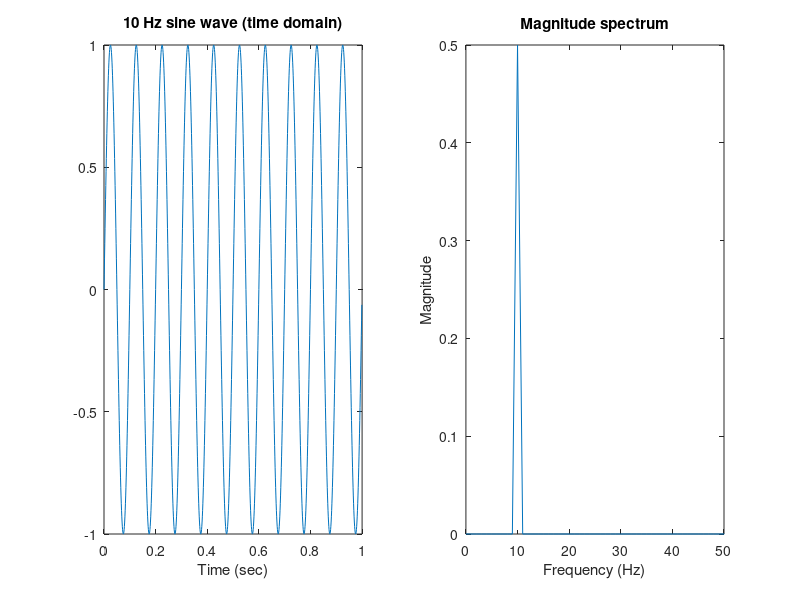
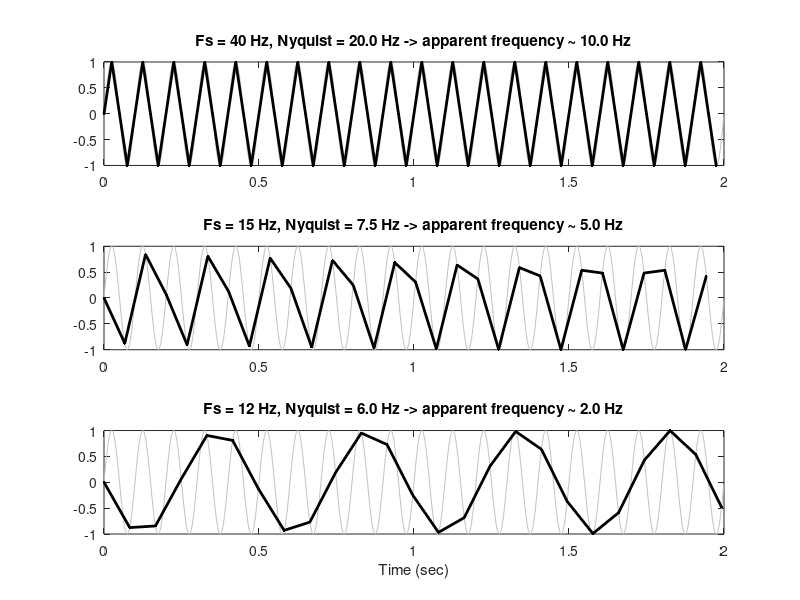
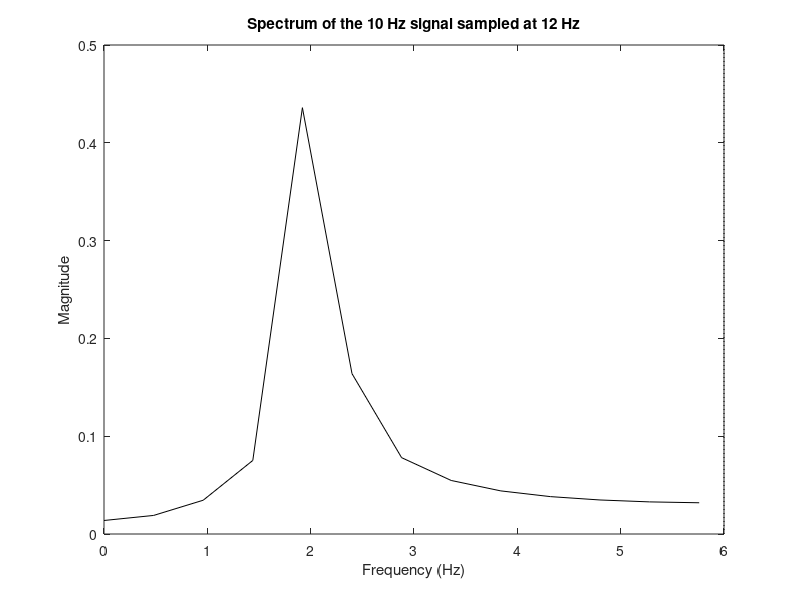
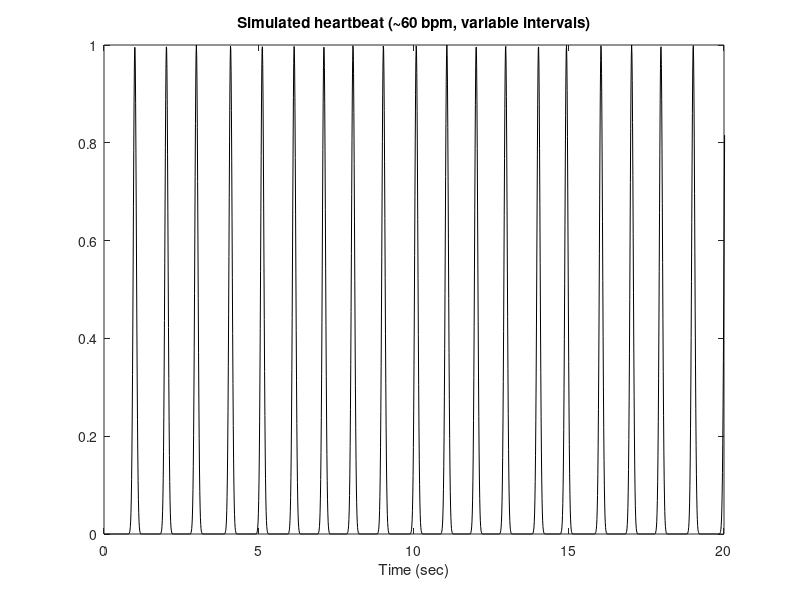

MATLAB code to generate these figures, in order:
%% Lab 15: Sampling, Aliasing, and Smoothing
% Companion to: https://torwager.github.io/elements-of-fmri-tutorials/book/part3/ch15-spatial-and-temporal-resolution
%[text] This lab builds hands-on intuition for the temporal and spatial resolution
%[text] limits discussed in Chapter 15 of *Elements of fMRI Analysis*. You will
%[text] construct sine waves and examine them with the fast Fourier transform (FFT),
%[text] watch a fast signal get *aliased* to a slow one when sampled below the
%[text] Nyquist limit, alias a simulated heartbeat by sampling it at typical fMRI
%[text] TRs, and measure what spatial smoothing does to small versus large activations.
%[text]
%[text] **Requirements:** base MATLAB. CANlab helper functions are used where noted
%[text] (CanlabCore on your path: github.com/canlab/CanlabCore), with base-MATLAB
%[text] equivalents shown so the script runs either way.
%[text]
%[text] Adapted from the CANlab tutorial "Signal basics, fft, and aliasing"
%[text] (canlab.github.io) and github.com/canlab/FMRI_simulations.

%% 1. Sine waves and the FFT
%[text] A sine wave is defined by its frequency F (Hz), amplitude, and phase theta:
%[text] $y(t) = \sin(2 \pi F t + \theta)$. We simulate one at a high sampling
%[text] frequency Fs — think of this as the "ground truth" signal before the scanner
%[text] samples it. The FFT re-expresses the signal as power at each frequency; the
%[text] highest representable frequency is the **Nyquist limit**, Fs/2.

Fs = 1000;            % Sampling frequency (samples/sec)
L = 1000;             % Length of signal (samples) -> 1 sec
t = (0:L-1) / Fs;     % Time vector (sec)

F = 10;               % Frequency of sine wave (Hz)
theta = 0;            % Phase (radians)
y = sin(2 * pi * F * t + theta);

yf = abs(fft(y)) / L;         % magnitude spectrum
f = Fs * (0:(L-1)) / L;       % frequency of each FFT coefficient

figure;
subplot(1, 2, 1); plot(t, y)
xlabel('Time (sec)'), title(sprintf('%d Hz sine wave (time domain)', F))
subplot(1, 2, 2); plot(f, yf)
xlim([0 50]), xlabel('Frequency (Hz)'), ylabel('Magnitude')
title('Magnitude spectrum')

nyquist = Fs / 2;     % Any signal faster than this will be aliased
fprintf('Nyquist limit = Fs/2 = %d Hz\n', nyquist);

%[text] **Try it:** change F to 20, or set theta = pi/2 (turning sine into cosine).
%[text] The spectral peak moves with F; phase changes do not move the magnitude peak.
%[text] With CanlabCore on your path, try create_figure('sin wave') and
%[text] plot_vertical_line(nyquist) for CANlab-style figures.

%% 2. Aliasing: sampling a fast signal too slowly
%[text] The Nyquist theorem says we need more than 2 samples per cycle to represent
%[text] a periodic signal. Sampled more slowly, the signal is *reflected around the
%[text] Nyquist frequency* and appears as a spurious slow oscillation — aliasing.
%[text] Here a 10 Hz wave is re-sampled at 40, 15, and 12 Hz. Predicted apparent
%[text] frequency: |F - round(F/Fs_new)*Fs_new|.

Fs = 1000;              % Fs = dense "ground truth" sampling rate (Hz)
dur = 2;                % dur = signal duration (s)
t = 0:1/Fs:dur - 1/Fs;  % time vector (s)
F = 10;                 % F = true signal frequency (Hz)
y = sin(2 * pi * F * t);

new_rates = [40 15 12]; % slower sampling rates to test (Hz)
figure;
for i = 1:3
    fs_new = new_rates(i);
    step = round(Fs / fs_new);
    alias_f = abs(F - round(F / fs_new) * fs_new);

    subplot(3, 1, i);
    plot(t, y, 'Color', [.75 .75 .75]); hold on
    plot(t(1:step:end), y(1:step:end), 'k.-', 'LineWidth', 2);
    title(sprintf('Fs = %d Hz, Nyquist = %3.1f Hz -> apparent frequency ~ %3.1f Hz', ...
        fs_new, fs_new / 2, alias_f));
end
xlabel('Time (sec)')

%[text] At 40 Hz the samples trace the 10 Hz wave faithfully. At 15 Hz (Nyquist
%[text] 7.5 Hz) the signal folds to 5 Hz; at 12 Hz (Nyquist 6 Hz) it appears at
%[text] 2 Hz — a slow, entirely artifactual oscillation. Confirm in the frequency
%[text] domain:

fs_new = 12;                 % Nyquist = 6 Hz, below the 10 Hz signal
step = round(Fs / fs_new);   % keep every step-th sample of the dense signal
ysub = y(1:step:end);  n = numel(ysub);
fsub = (0:floor(n/2)) / (n / fs_new);
msub = abs(fft(ysub)) / n;  msub = msub(1:floor(n/2) + 1);

figure; plot(fsub, msub, 'k'); hold on
plot([fs_new/2 fs_new/2], ylim, 'k:')   % Nyquist limit (or: plot_vertical_line)
xlabel('Frequency (Hz)'), ylabel('Magnitude')
title('Spectrum of the 10 Hz signal sampled at 12 Hz')

[~, imax] = max(msub);
fprintf('Spectral peak at %3.2f Hz (true frequency: %d Hz)\n', fsub(imax), F);

%% 3. Aliasing a heartbeat at fMRI TRs
%[text] The cardiac cycle produces a periodic artifact at roughly 1 Hz (60 bpm),
%[text] far faster than task-related BOLD fluctuations (below ~0.1 Hz). Whether the
%[text] heartbeat stays separable from the task depends on the TR. We simulate a
%[text] spiky heartbeat with beat-to-beat variability, then sample it once per TR.

rng(2026);                          % seed for reproducible simulations
fs = 100;                           % fs = simulation rate (Hz) — plenty for a ~1 Hz signal
dur = 300;                          % dur = duration (s): 5 minutes, a short fMRI run
t = 0:1/fs:dur - 1/fs;

intervals = 1 + 0.06 * randn(round(dur * 1.2), 1);   % mean 1 s between beats (60 bpm), sd = 0.06 s jitter
intervals = min(max(intervals, 0.7), 1.4);
beat_times = cumsum(intervals);
beat_times = beat_times(beat_times < dur - 1);

heart = zeros(size(t));
for i = 1:numel(beat_times)
    heart = heart + exp(-(t - beat_times(i)).^2 / (2 * 0.05^2));  % brief pulse
end

figure; plot(t, heart, 'k'); xlim([0 20])
xlabel('Time (sec)'), title('Simulated heartbeat (~60 bpm, variable intervals)')

%[text] Sample at three TRs and inspect time and frequency domains. The task band
%[text] (~0.005–0.1 Hz) is where block and event-related designs live.

TRs = [0.5 1.0 2.0];    % TR = time between volumes (s)
figure;
for i = 1:3
    TR = TRs(i);
    step = round(TR * fs);
    samp = heart(1:step:end);
    ts = (0:numel(samp) - 1) * TR;
    nyq = 1 / (2 * TR);

    subplot(3, 2, 2*i - 1)
    plot(t, heart, 'Color', [.8 .8 .8]); hold on
    plot(ts, samp, '.-', 'Color', [.5 0 .5], 'LineWidth', 1.5)
    xlim([0 20]), xlabel('Time (sec)'), title(sprintf('TR = %3.1f s', TR))

    n = numel(samp);
    fsamp = (0:floor(n/2)) / (n * TR);
    msamp = abs(fft(samp - mean(samp))) / n;  msamp = msamp(1:floor(n/2) + 1);
    subplot(3, 2, 2*i)
    plot(fsamp, msamp, 'Color', [.5 0 .5]); hold on
    plot([nyq nyq], ylim, 'k:')
    xlim([0 1.1]), xlabel('Frequency (Hz)')
    title(sprintf('Nyquist = %3.2f Hz', nyq))
end

%[text] Quantify how much cardiac power lands in the task band at each TR:

fprintf('\nFraction of sampled cardiac power in the task band (0.005-0.1 Hz):\n');
for TR = [0.4 0.5 1.0 2.0 3.0]      % TRs from fast multiband to slow standard sampling
    samp = heart(1:round(TR * fs):end);
    n = numel(samp);
    fsamp = (0:floor(n/2)) / (n * TR);
    p = abs(fft(samp - mean(samp))).^2;  p = p(1:floor(n/2) + 1);
    in_band = sum(p(fsamp > 0.005 & fsamp < 0.1)) / sum(p(2:end));
    fprintf('  TR = %3.1f s (Nyquist %4.2f Hz): %5.1f %%\n', TR, 1/(2*TR), 100 * in_band);
end

%[text] Short TRs keep cardiac power near 1 Hz, out of the task band, where it can
%[text] be filtered or modeled. At TR = 2–3 s much of it aliases into task
%[text] frequencies and becomes inseparable from activation — one reason modern
%[text] multiband protocols push TR below ~0.5 s.

%% 4. Is smoothing lossy? Small vs. large activations
%[text] Spatial smoothing suppresses noise and absorbs some inter-subject
%[text] misalignment, but it acts as a matched filter: it attenuates activations
%[text] smaller than the kernel. We simulate a 1-D strip of cortex (1 voxel = 1 mm)
%[text] with two equal-amplitude activations — narrow (~3.5 mm FWHM) and broad
%[text] (~19 mm FWHM) — plus noise, then smooth with an 8 mm FWHM Gaussian.
%[text] Inspired by is_smoothing_lossy.m in github.com/canlab/FMRI_simulations.

rng(1);                                        % seed for reproducible noise
n_vox = 200;                                   % n_vox = number of voxels in the 1-D strip
x = (1:n_vox)';                                % position along the strip: 1 voxel = 1 mm
fwhm2sig = 1 / (2 * sqrt(2 * log(2)));         % FWHM -> Gaussian sigma

small = 2 * exp(-(x - 60).^2 / (2 * 1.5^2));   % ~3.5 mm FWHM activation
large = 2 * exp(-(x - 140).^2 / (2 * 8^2));    % ~19 mm FWHM activation
truth = small + large;
y = truth + randn(n_vox, 1);                   % noise sd = 1

kernel_fwhm = 8;                   % kernel_fwhm = smoothing kernel FWHM (mm), a typical choice
sig = kernel_fwhm * fwhm2sig;      % convert FWHM -> Gaussian sigma
kx = (-20:20)';                    % kernel support: +/- 20 mm
kern = exp(-kx.^2 / (2 * sig^2));  kern = kern / sum(kern);
ysmooth = conv(y, kern, 'same');

figure;
plot(x, y, 'Color', [.75 .75 .75]); hold on
plot(x, ysmooth, 'k', 'LineWidth', 2)
plot(x, truth, 'r--', 'LineWidth', 1.5)
legend({'Noisy data', 'Smoothed (8 mm FWHM)', 'True signal'})
xlabel('Position (mm)'), ylabel('Signal')
title('Equal-amplitude activations: narrow (left) vs. broad (right)')

fprintf('\nTrue peak amplitude, both blobs:      2.00\n');
fprintf('Smoothed peak, narrow blob (~3.5 mm): %3.2f\n', max(ysmooth(50:70)));
fprintf('Smoothed peak, broad blob (~19 mm):   %3.2f\n', max(ysmooth(130:150)));

%[text] The broad activation survives nearly intact; the narrow one — same true
%[text] amplitude — is flattened and could fall below a statistical threshold.
%[text] Sweep the activation width to see attenuation vs. detection sensitivity:

blob_fwhms = [2 3.5 5 8 12 19 30];   % activation FWHMs to sweep (mm)
n_sims = 200;                        % n_sims = noise realizations per width; more -> stabler estimates
center = n_vox / 2;                  % place each activation mid-strip

fprintf('\nBlob FWHM (mm) | smoothed peak amp | peak z (raw) | peak z (smoothed)\n');
for bf = blob_fwhms
    blob = 2 * exp(-(x - center).^2 / (2 * (bf * fwhm2sig)^2));
    amp_sm = conv(blob, kern, 'same');  amp_sm = amp_sm(center);

    z_raw = zeros(n_sims, 1);  z_sm = zeros(n_sims, 1);
    for s = 1:n_sims
        noise = randn(n_vox, 1);
        z_raw(s) = blob(center) + noise(center);
        smoothed = conv(blob + noise, kern, 'same');
        noise_sm = conv(noise, kern, 'same');
        z_sm(s) = smoothed(center) / std(noise_sm);
    end
    fprintf('%14.1f | %17.2f | %12.1f | %17.1f\n', ...
        bf, amp_sm, mean(z_raw), mean(z_sm));
end

%[text] Smoothing always attenuates peak amplitude for activations smaller than the
%[text] kernel — an analysis-imposed partial volume effect. But because it also
%[text] suppresses independent voxel noise, detection sensitivity (peak z) improves
%[text] for activations at or above the kernel scale. The kernel choice silently
%[text] decides which spatial scales your study can see — the "effective
%[text] resolution" argument of Chapter 15.

%% 5. Further explorations
%[text] * Change the heart rate to 72 bpm (1.2 Hz) and find the TRs at which it
%[text]   aliases closest to 0 Hz. Which common TRs are worst?
%[text] * Add a simulated respiratory signal (~0.3 Hz) and see which TRs alias it.
%[text] * With CanlabCore: use fmri_data and preprocess(dat, 'smooth', 8) to smooth
%[text]   real image volumes, and compare small subcortical vs. large cortical
%[text]   activation clusters.
